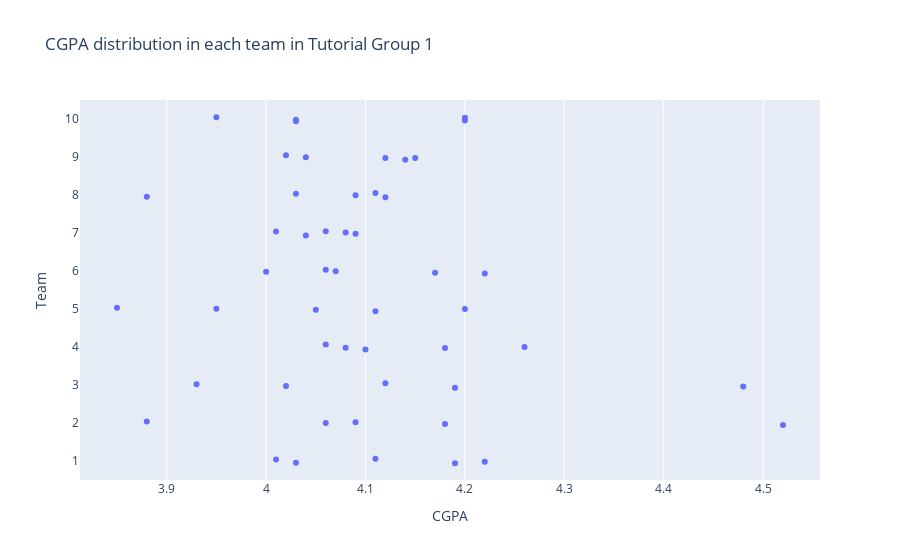

The notebook cell saved with this chart:
### Code cell
if __name__ == "__main__":
    main_graph()

### Figure 1 — Plotly figure (JSON) as saved in the notebook; plotly's stock layout.template omitted (floating-point values rounded to 4 significant figures)
{"data": [{"alignmentgroup": "True", "boxpoints": "all", "fillcolor": "rgba(255,255,255,0)", "hoveron": "points", "hovertemplate": "CGPA=%{x}<br>Team=%{y}<extra></extra>", "legendgroup": "", "line": {"color": "rgba(255,255,255,0)"}, "marker": {"color": "#636efa"}, "name": "", "offsetgroup": "", "orientation": "h", "pointpos": 0, "showlegend": false, "type": "box", "x": [4.19, 4.22, 4.03, 4.01, 4.11, 3.88, 4.06, 4.09, 4.18, 4.52, 3.93, 4.02, 4.12, 4.19, 4.48, 4.1, 4.18, 4.06, 4.26, 4.08, 4.11, 4.05, 4.2, 3.85, 3.95, 4, 4.06, 4.17, 4.22, 4.07, 4.06, 4.09, 4.01, 4.04, 4.08, 4.11, 3.88, 4.12, 4.03, 4.09, 4.14, 4.04, 4.15, 4.02, 4.12, 4.2, 4.03, 4.03, 4.2, 3.95], "x0": " ", "xaxis": "x", "y": ["1", "1", "1", "1", "1", "2", "2", "2", "2", "2", "3", "3", "3", "3", "3", "4", "4", "4", "4", "4", "5", "5", "5", "5", "5", "6", "6", "6", "6", "6", "7", "7", "7", "7", "7", "8", "8", "8", "8", "8", "9", "9", "9", "9", "9", "10", "10", "10", "10", "10"], "y0": " ", "yaxis": "y"}], "layout": {"boxmode": "overlay", "legend": {"tracegroupgap": 0}, "title": {"text": "CGPA distribution in each team in Tutorial Group 1"}, "xaxis": {"anchor": "y", "domain": [0, 1], "title": {"text": "CGPA"}}, "yaxis": {"anchor": "x", "domain": [0, 1], "title": {"text": "Team"}}}}
